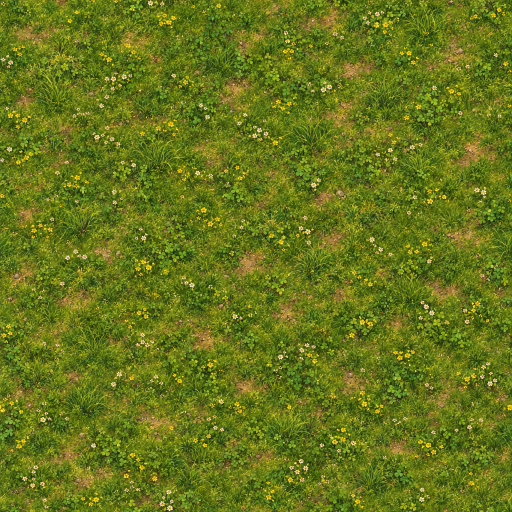
#> input picture game/assets/_pipeline/raw/terrain_grassland.png, 1024 x 1024 px, found by its file name (shown at 1/2 size)
$ python hd_gen_maps.py
#> lines starting #> are read from the running program, lines starting #| are printed output that depends on the picture
"""Generates the HD-mode PBR detail maps under game/assets/textures/hd/ from the existing textures.

  python game/scripts/map/hd_gen_maps.py

For each terrain texture: <name>_nrm.png, RGBA = normal.x, normal.y (tangent space, 0.5 = flat), AO (cavity),
roughness; derived from the albedo luminance (blurred height -> Sobel normal, high-pass cavity -> AO).
Plus water_ripple_n.png: a tileable ripple normal map (sum of periodic waves) for the HD water sparkle.
Run `tools/godot.sh --headless --path /c/civ/game --import` afterwards.
"""
import os
import numpy as np
from PIL import Image
from scipy import ndimage

ROOT = os.path.abspath(os.path.join(os.path.dirname(__file__), "..", ".."))
SRC = os.path.join(ROOT, "assets", "textures", "terrain")
DST = os.path.join(ROOT, "assets", "textures", "hd")

# name: (normal strength, cavity strength, base roughness)
TERRAIN = {
    "terrain_grassland": (2.2, 2.0, 0.93),
    "terrain_plains": (2.4, 2.2, 0.94),
    "terrain_hills_limestone": (3.0, 2.6, 0.88),
    "terrain_desert_rock": (3.4, 2.8, 0.86),
    "terrain_desert_sand": (1.6, 1.4, 0.95),
    "terrain_marsh": (1.8, 1.6, 0.80),
    "terrain_beach_sand": (1.4, 1.2, 0.92),
    "terrain_pine_forest_floor": (2.6, 2.4, 0.95),
    "terrain_basalt": (3.2, 2.6, 0.84),
}


def wrap_blur(a, s):
    return ndimage.gaussian_filter(a, s, mode="wrap")


def terrain_map(name, strength, cav, rough):
#> called with name = 'terrain_grassland', strength = 2.2, cav = 2, rough = 0.93
    im = np.asarray(Image.open(os.path.join(SRC, name + ".png")).convert("RGB"), dtype=np.float32) / 255.0
    lum = im @ np.array([0.3, 0.55, 0.15], dtype=np.float32)
    # height: fine detail plus some mid-scale relief (stones and clods read as bumps)
    h = wrap_blur(lum, 0.8) * 0.65 + wrap_blur(lum, 3.0) * 0.35
#> call 2 of wrap_blur, with s = 3
#> in wrap_blur (call 2), `return ndimage.gaussian_filter(a, s, mode="wrap")`:
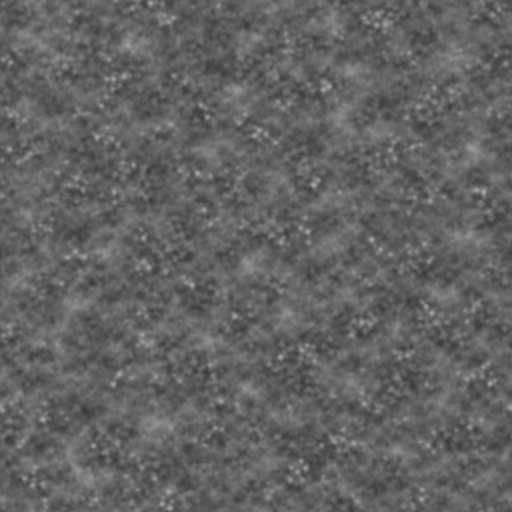
#> returned value: shape (1024, 1024) float32 (shown at 1/2 size); min 0.215, max 0.668, mean 0.389
    gx = ndimage.sobel(h, axis=1, mode="wrap")
    gy = ndimage.sobel(h, axis=0, mode="wrap")
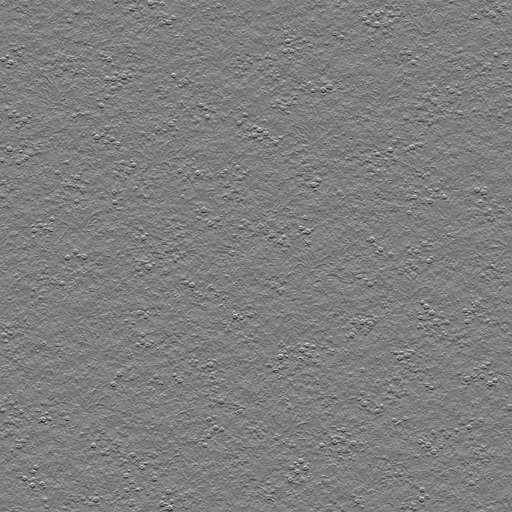
#> gy: shape (1024, 1024) float32 (shown at 1/2 size); min -1.38, max 1.39, mean -4.37e-11; drawn with min black and max white
    n = np.stack([-gx * strength, -gy * strength, np.ones_like(h)], axis=-1)
    n /= np.linalg.norm(n, axis=-1, keepdims=True)
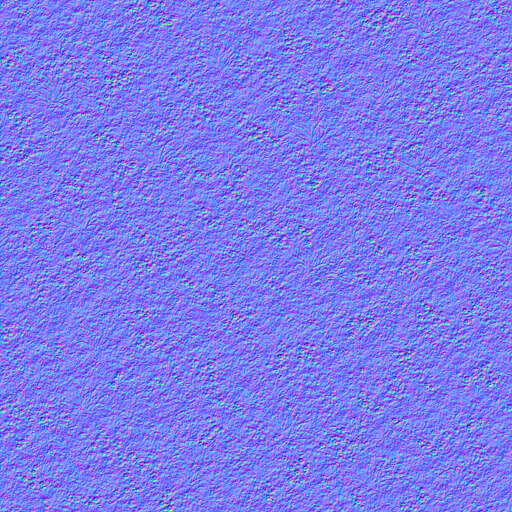
#> n: shape (1024, 1024, 3) float32 (shown at 1/2 size); mean of channels 0, 1, 2 4.98e-05, -0.000829, 0.888; drawn with min black and max white
    # cavity AO: darker where a pixel sits below its neighbourhood
    hp = wrap_blur(lum, 6.0) - wrap_blur(lum, 1.0)
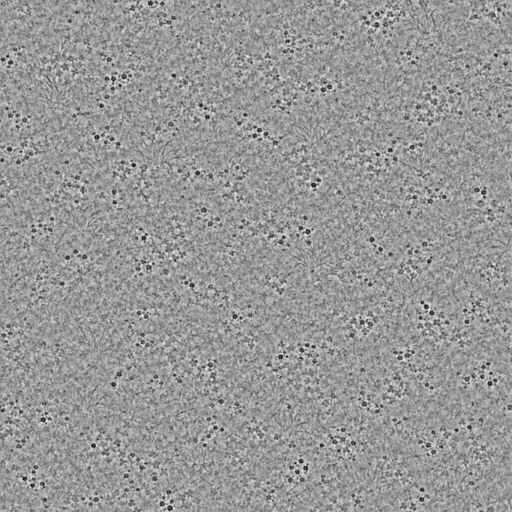
#> hp: shape (1024, 1024) float32 (shown at 1/2 size); min -0.399, max 0.27, mean 5.46e-12; drawn with min black and max white
    ao = np.clip(1.0 - np.maximum(hp, 0.0) * cav * 4.0, 0.45, 1.0)
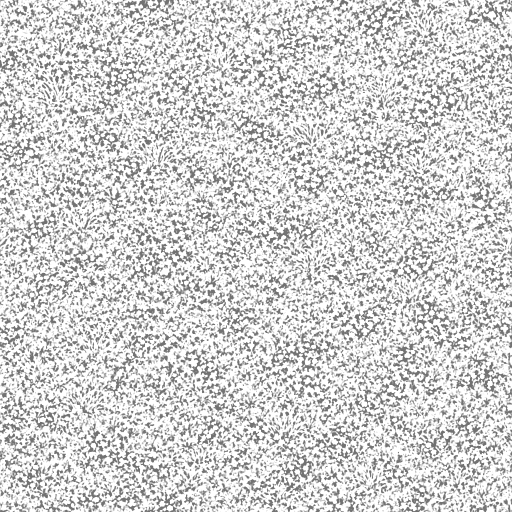
#> ao: shape (1024, 1024) float32 (shown at 1/2 size); min 0.45, max 1, mean 0.827
    ao = wrap_blur(ao, 0.7)
    r = np.clip(rough + (0.5 - lum) * 0.12, 0.6, 1.0)
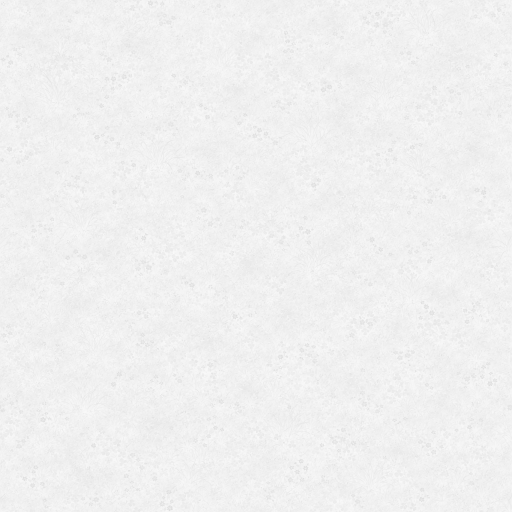
#> r: shape (1024, 1024) float32 (shown at 1/2 size); min 0.87, max 0.982, mean 0.943
    out = np.stack([n[..., 0] * 0.5 + 0.5, n[..., 1] * 0.5 + 0.5, ao, r], axis=-1)
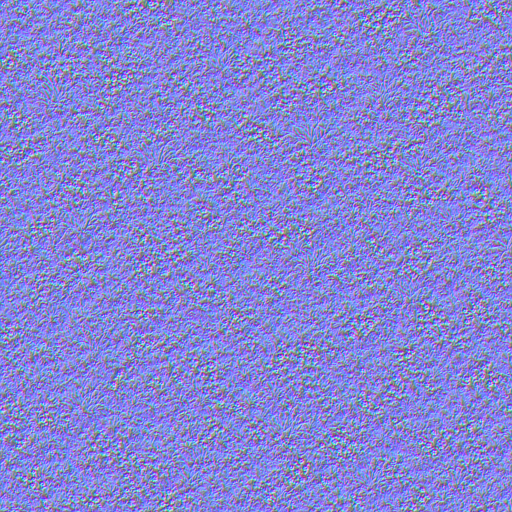
#> out: shape (1024, 1024, 4) float32 (shown at 1/2 size); mean of channels 0, 1, 2, 3 0.5, 0.5, 0.827, 0.94; transparent parts drawn white
    Image.fromarray((np.clip(out, 0, 1) * 255 + 0.5).astype(np.uint8), "RGBA").save(os.path.join(DST, name + "_nrm.png"))


def water_ripple(size=512, seed=7):
    rng = np.random.default_rng(seed)
    y, x = np.mgrid[0:size, 0:size].astype(np.float32) / size
    h = np.zeros((size, size), np.float32)
    # periodic waves with integer wave numbers: tileable; a dominant wind direction plus cross chop
    for i in range(48):
        k = int(rng.integers(3, 28))
        ang = rng.normal(0.35, 0.7)
        kx, ky = int(round(np.cos(ang) * k)), int(round(np.sin(ang) * k))
        if kx == 0 and ky == 0:
            continue
        amp = 1.0 / (np.hypot(kx, ky) ** 1.2)
        ph = rng.uniform(0, 2 * np.pi)
        w = np.sin(2 * np.pi * (kx * x + ky * y) + ph)
        h += amp * (1.0 - np.abs(w)) ** 1.6   # sharp crests
    h = (h - h.min()) / (h.max() - h.min())
    gx = ndimage.sobel(h, axis=1, mode="wrap")
    gy = ndimage.sobel(h, axis=0, mode="wrap")
    s = 6.0
    n = np.stack([-gx * s, -gy * s, np.ones_like(h)], axis=-1)
    n /= np.linalg.norm(n, axis=-1, keepdims=True)
    out = np.stack([n[..., 0] * 0.5 + 0.5, n[..., 1] * 0.5 + 0.5, n[..., 2] * 0.5 + 0.5], axis=-1)
    Image.fromarray((np.clip(out, 0, 1) * 255 + 0.5).astype(np.uint8), "RGB").save(os.path.join(DST, "water_ripple_n.png"))


if __name__ == "__main__":
    os.makedirs(DST, exist_ok=True)
    for k, v in TERRAIN.items():
        terrain_map(k, *v)
        print("hd:", k)
#> pass 2 of the loop `for k, v in TERRAIN.items():`:
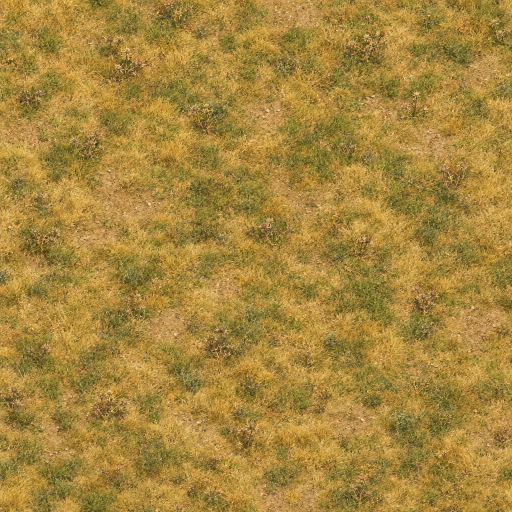
#> input picture game/assets/_pipeline/raw/terrain_plains.png, 1024 x 1024 px, found by its file name (shown at 1/2 size)
#> in terrain_map (call 2), `r = np.clip(rough + (0.5 - lum) * 0.12, 0.6, 1.0)`:
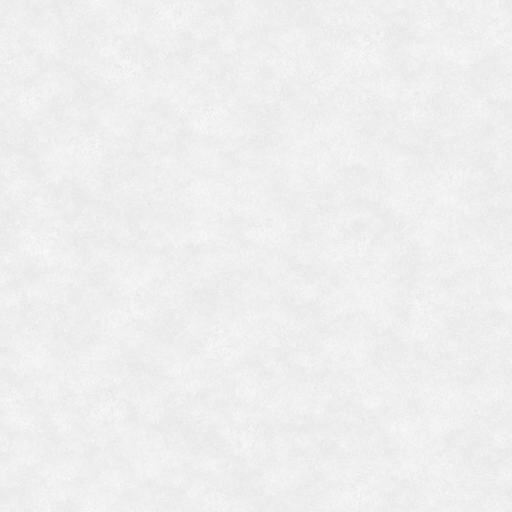
#> r: shape (1024, 1024) float32 (shown at 1/2 size); min 0.887, max 0.985, mean 0.938
#> in terrain_map (call 2), `out = np.stack([n[..., 0] * 0.5 + 0.5, n[..., 1] * 0.5 + 0.5, ao, r], ..`:
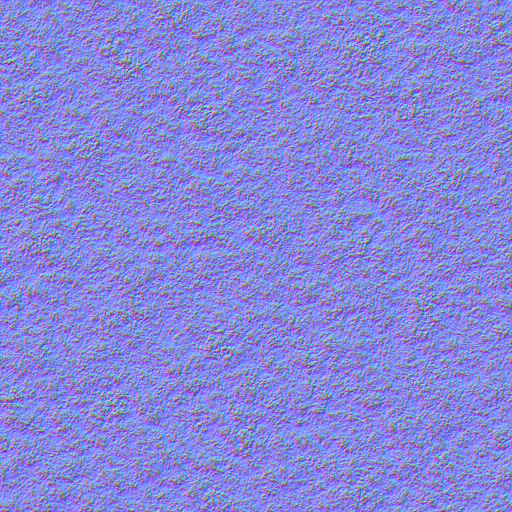
#> out: shape (1024, 1024, 4) float32 (shown at 1/2 size); mean of channels 0, 1, 2, 3 0.5, 0.5, 0.856, 0.938; transparent parts drawn white
#> pass 3 of the loop `for k, v in TERRAIN.items():`:
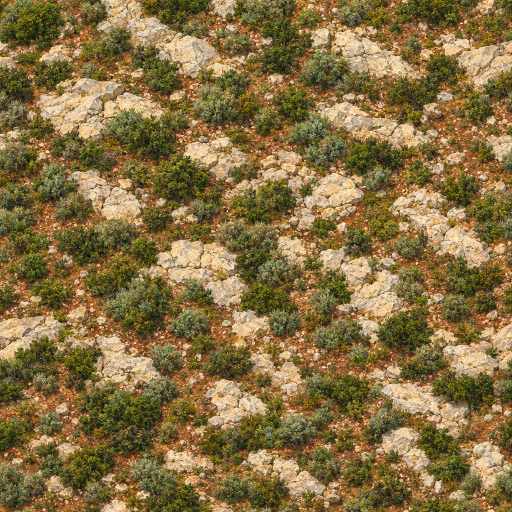
#> input picture game/assets/_pipeline/raw/terrain_hills_limestone.png, 1024 x 1024 px, found by its file name (shown at 1/2 size)
#> in terrain_map (call 3), `gy = ndimage.sobel(h, axis=0, mode="wrap")`:
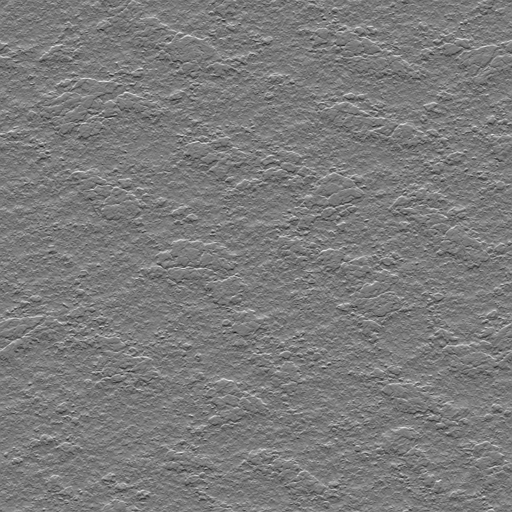
#> gy: shape (1024, 1024) float32 (shown at 1/2 size); min -1.4, max 1.48, mean 8.73e-11; drawn with min black and max white
#> in terrain_map (call 3), `n /= np.linalg.norm(n, axis=-1, keepdims=True)`:
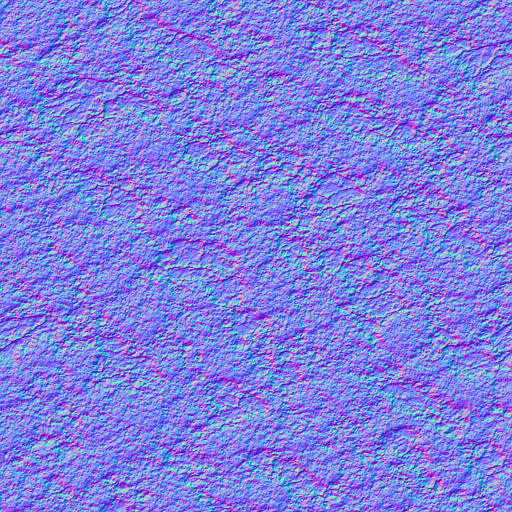
#> n: shape (1024, 1024, 3) float32 (shown at 1/2 size); mean of channels 0, 1, 2 0.00388, 0.00896, 0.785; drawn with min black and max white
#> (the run stopped early here; a loop or call above may not have finished)
